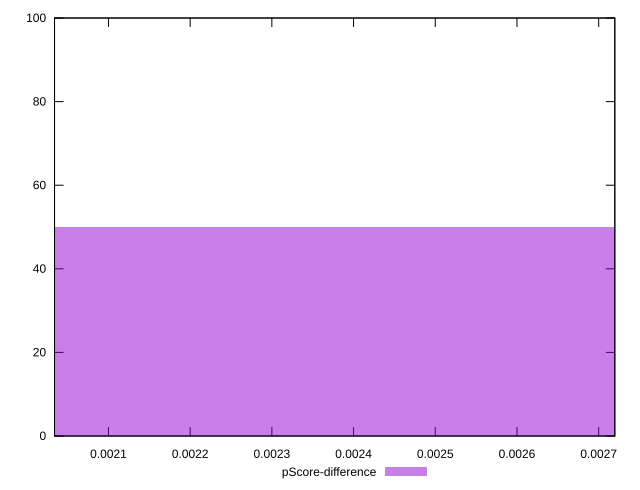

The script that saved this image:
reset

$pScoreDifference <<EOF
0.0020351624452265922 50
0.00254395305653324 50
EOF

set key outside below
set boxwidth 0.0005087906113066481
set xrange [0.0020339880142689615:0.0027197748892211493]
set yrange [0:100]
set trange [0:100]
set style fill transparent solid 0.5 noborder
set terminal svg size 640, 490 enhanced background rgb 'white'
set output "reprap/uses-long-cache-ttl/samples/pages+cached+noexternal+nomedia+nocss+nojs/pScore-difference/histogram.svg"

plot $pScoreDifference title "pScore-difference" with boxes

reset
